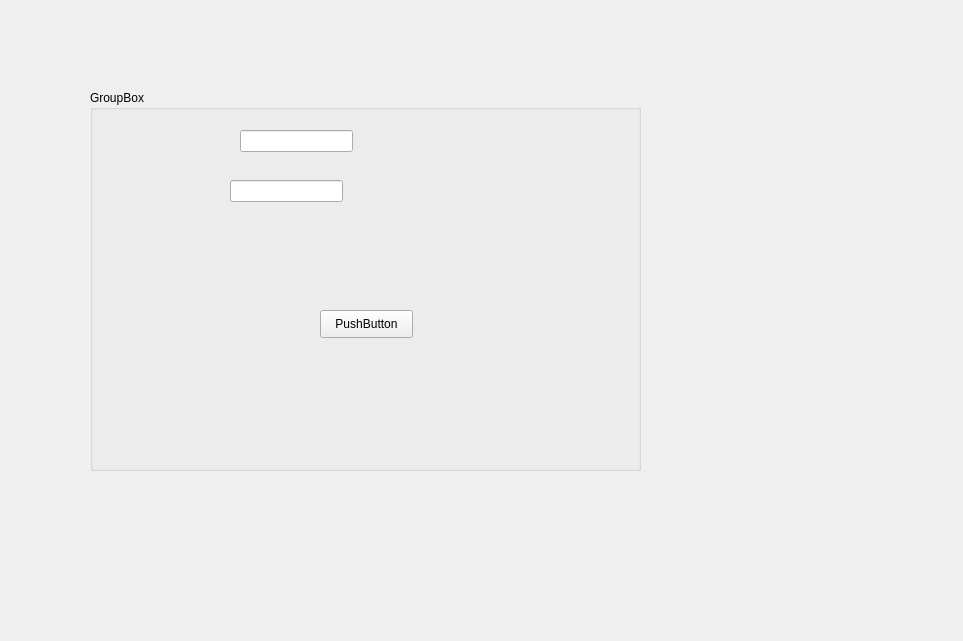
<?xml version="1.0" encoding="UTF-8"?>
<ui version="4.0">
 <class>login</class>
 <widget class="QWidget" name="login">
  <property name="geometry">
   <rect>
    <x>0</x>
    <y>0</y>
    <width>963</width>
    <height>641</height>
   </rect>
  </property>
  <property name="windowTitle">
   <string>Form</string>
  </property>
  <widget class="QGroupBox" name="groupBox">
   <property name="geometry">
    <rect>
     <x>90</x>
     <y>90</y>
     <width>551</width>
     <height>381</height>
    </rect>
   </property>
   <property name="title">
    <string>GroupBox</string>
   </property>
   <widget class="QLineEdit" name="lineEdit_ussername">
    <property name="geometry">
     <rect>
      <x>150</x>
      <y>40</y>
      <width>113</width>
      <height>22</height>
     </rect>
    </property>
   </widget>
   <widget class="QLineEdit" name="lineEdit_password">
    <property name="geometry">
     <rect>
      <x>140</x>
      <y>90</y>
      <width>113</width>
      <height>22</height>
     </rect>
    </property>
   </widget>
   <widget class="QPushButton" name="pushButton">
    <property name="geometry">
     <rect>
      <x>230</x>
      <y>220</y>
      <width>93</width>
      <height>28</height>
     </rect>
    </property>
    <property name="text">
     <string>PushButton</string>
    </property>
   </widget>
  </widget>
 </widget>
 <resources/>
 <connections/>
</ui>
